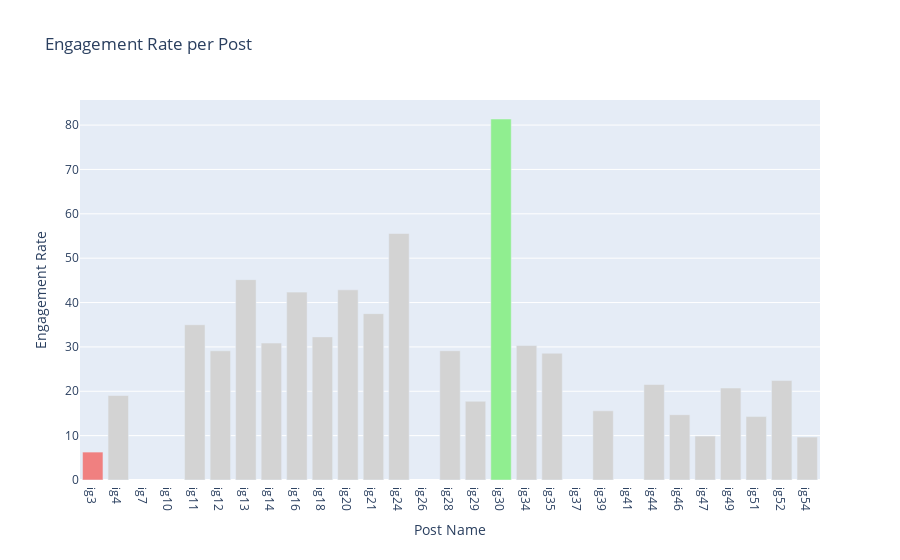

Write notebook code for a chart like this one.
### Code cell
# Calculate the Engagement Rate
df['Engagement Rate'] = (df['likes'] + df['comments'] + df['shares'] + df['saves']) / df['Accounts Reached'] * 100

#  best and worst performing posts
best_post_idx = df['Engagement Rate'].idxmax()
worst_post_idx = df['Engagement Rate'].idxmin()

# Assign colors
def get_colors(df, best_idx, worst_idx):
    colors = ['lightgray'] * len(df)
    colors[best_idx] = 'lightgreen'
    colors[worst_idx] = 'lightcoral'
    return colors


# Engagement Rate
fig4 = px.bar(df, x='Post Name', y='Engagement Rate', title='Engagement Rate per Post')
fig4.update_traces(marker_color=get_colors(df, best_post_idx, worst_post_idx))
fig4.show()

### Figure 1 — Plotly figure (JSON) as saved in the notebook; plotly's stock layout.template omitted (floating-point values rounded to 4 significant figures)
{"data": [{"alignmentgroup": "True", "hovertemplate": "Post Name=%{x}<br>Engagement Rate=%{y}<extra></extra>", "legendgroup": "", "marker": {"color": ["lightcoral", "lightgray", "lightgray", "lightgray", "lightgray", "lightgray", "lightgray", "lightgray", "lightgray", "lightgray", "lightgray", "lightgray", "lightgray", "lightgray", "lightgray", "lightgray", "lightgreen", "lightgray", "lightgray", "lightgray", "lightgray", "lightgray", "lightgray", "lightgray", "lightgray", "lightgray", "lightgray", "lightgray", "lightgray"], "pattern": {"shape": ""}}, "name": "", "offsetgroup": "", "orientation": "v", "showlegend": false, "textposition": "auto", "type": "bar", "x": ["ig3", "ig4", "ig7", "ig10", "ig11", "ig12", "ig13", "ig14", "ig16", "ig18", "ig20", "ig21", "ig24", "ig26", "ig28", "ig29", "ig30", "ig34", "ig35", "ig37", "ig39", "ig41", "ig44", "ig46", "ig47", "ig49", "ig51", "ig52", "ig54"], "xaxis": "x", "y": [6.294, 19.05, null, null, 35, 29.11, 45.16, 30.86, 42.35, 32.26, 42.86, 37.5, 55.56, null, 29.14, 17.76, 81.37, 30.3, 28.57, null, 15.6, null, 21.52, 14.73, 9.896, 20.73, 14.29, 22.41, 9.677], "yaxis": "y"}], "layout": {"barmode": "relative", "legend": {"tracegroupgap": 0}, "title": {"text": "Engagement Rate per Post"}, "xaxis": {"anchor": "y", "domain": [0, 1], "title": {"text": "Post Name"}}, "yaxis": {"anchor": "x", "domain": [0, 1], "title": {"text": "Engagement Rate"}}}}
